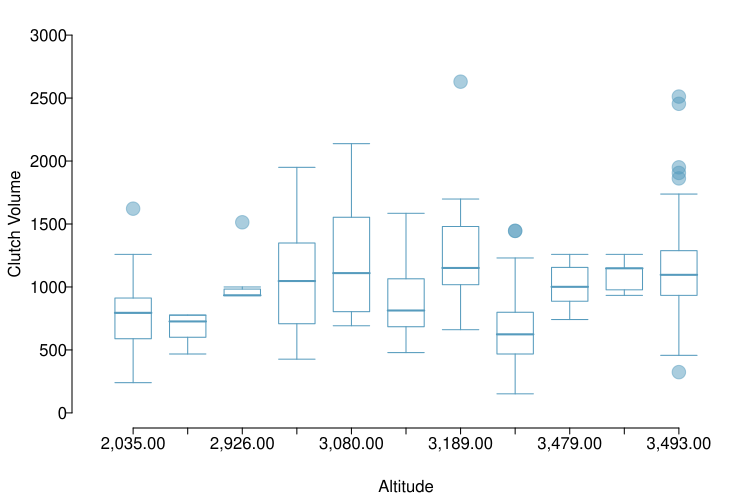

Generate this figure with R:
library(openintro)
#data(frog.altitude)
data(COL)

myPDF("frogClutchVolAlt.pdf", 7.5, 5,
      mar = c(3.6, 3.6, 1, 0.5),
      mgp = c(2.4, 0.25, 0),
      )

boxPlot(frog.altitude$clutch.volume, frog.altitude$altitude,
        xlab = 'Altitude',
        ylab = 'Clutch Volume',
        ylim = c(0, 3000),
        pch = 19,
        pchCex = 1.8,
        lcol = COL[1],
        col = COL[1,3])

dev.off()
